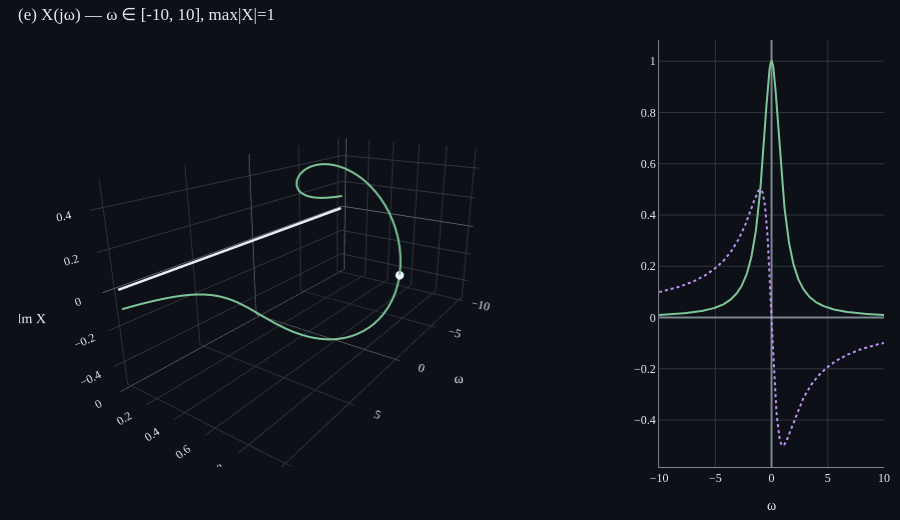

Notebook cell for this chart:
### Markdown cell above
### F1 — Causal exp `e^(-t)·u(t)` (비대칭)

이론값: X(jω) = 1/(1+jω). 비대칭 신호 → trail이 ω축을 따라 *4사분면을 휘감으며* 줄어듦.

* ω = 0:  X = 1
* ω = +1: X = 0.5 − 0.5j
* ω = +∞: X → 0
* 음의 ω 쪽도 대칭(켤레): X(−jω) = X̄(jω). 비대칭 신호의 *위상이 ω의 부호에 따라 반대*.

### Code cell
sig = signals.decaying_exp(rate=1.0)
an = FourierAnalyzer(sig, t_min=0.0, t_max=20.0, n_samples=4000)
omegas, X = an.spectrum(omega_min=-10.0, omega_max=10.0, n_omega=400)

p = SpectrumPlot(view='re_im', show_inset=True)
p.show_spectrum(omegas, X)
p.figure.show()

### Figure 1 — Plotly figure (JSON) as saved in the notebook; plotly's stock layout.template omitted (floating-point values rounded to 4 significant figures; data arrays with more than 128 entries replaced by an {"elided": "..."} marker saying what was removed)
{"data": [{"line": {"color": "#e6edf3", "width": 5}, "mode": "lines", "name": "t-axis", "opacity": 1, "scene": "scene", "showlegend": false, "type": "scatter3d", "x": [-10, 10], "y": [0, 0], "z": [0, 0]}, {"line": {"color": "#7ec699", "width": 4}, "mode": "lines", "name": "X(jω)", "type": "scatter3d", "x": {"elided": "400 float values"}, "y": {"elided": "400 float values"}, "z": {"elided": "400 float values"}}, {"marker": {"color": "#f0f6fc", "size": 5}, "mode": "markers", "name": "ω=0", "type": "scatter3d", "x": [0.02506], "y": [0.9994], "z": [-0.02505]}, {"line": {"color": "#7ec699", "width": 2}, "mode": "lines", "name": "Re X", "type": "scatter", "x": {"elided": "400 float values"}, "xaxis": "x", "y": {"elided": "400 float values"}, "yaxis": "y"}, {"line": {"color": "#bf91f3", "dash": "dot", "width": 2}, "mode": "lines", "name": "Im X", "type": "scatter", "x": {"elided": "400 float values"}, "xaxis": "x", "y": {"elided": "400 float values"}, "yaxis": "y"}], "layout": {"font": {"color": "#e6edf3", "family": "serif", "size": 12}, "height": 520, "margin": {"b": 10, "l": 10, "r": 10, "t": 40}, "paper_bgcolor": "#0d1117", "plot_bgcolor": "#0d1117", "scene": {"aspectmode": "manual", "aspectratio": {"x": 2, "y": 1, "z": 1}, "camera": {"eye": {"x": 2.2, "y": 1.5, "z": 0.9}}, "domain": {"x": [0, 0.7], "y": [0, 1]}, "xaxis": {"backgroundcolor": "#0d1117", "color": "#e6edf3", "gridcolor": "#30363d", "showbackground": true, "title": {"text": "ω"}, "zerolinecolor": "#7d8590"}, "yaxis": {"backgroundcolor": "#0d1117", "color": "#e6edf3", "gridcolor": "#30363d", "showbackground": true, "title": {"text": "Re X"}, "zerolinecolor": "#7d8590"}, "zaxis": {"backgroundcolor": "#0d1117", "color": "#e6edf3", "gridcolor": "#30363d", "showbackground": true, "title": {"text": "Im X"}, "zerolinecolor": "#7d8590"}}, "showlegend": false, "title": {"font": {"color": "#e6edf3"}, "text": "(e) X(jω) — ω ∈ [-10, 10], max|X|=1", "x": 0.02, "xanchor": "left"}, "xaxis": {"anchor": "y", "color": "#e6edf3", "domain": [0.74, 1], "gridcolor": "#30363d", "linecolor": "#7d8590", "showgrid": true, "title": {"text": "ω"}, "zeroline": true, "zerolinecolor": "#7d8590"}, "yaxis": {"anchor": "x", "color": "#e6edf3", "domain": [0, 1], "gridcolor": "#30363d", "linecolor": "#7d8590", "showgrid": true, "title": {"text": ""}, "zeroline": true, "zerolinecolor": "#7d8590"}}}
